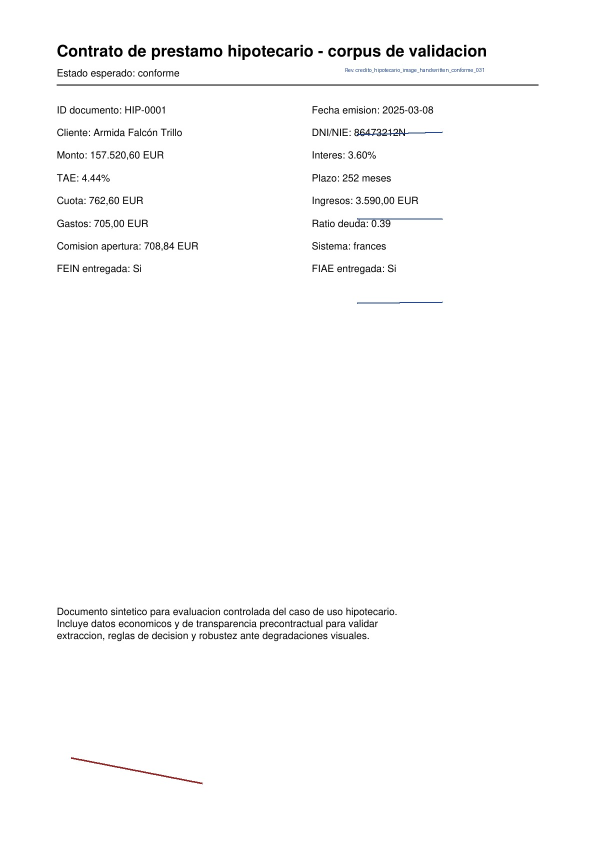
#> input picture data/sample_docs/caso_uso_1_auditoria_hipotecaria/image_handwritten/conforme/credito_hipotecario_image_handwritten_conforme_031.jpg, 1191 x 1684 px (shown at 1/2 size)
$ python -i generate_experiment_variants.py   (imports and definitions only)
#> lines starting #> are read from the running program, lines starting #| are printed output that depends on the picture
#> further down, picture is the input picture: PIL image 1191x1684 RGB; mean R, G, B 250.7, 250.7, 250.8
from __future__ import annotations

"""
Genera variantes visuales para el experimento de 120 pruebas.

Capacidades:
- Rasteriza PDFs si PyMuPDF (`fitz`) esta disponible.
- Acepta tambien imagenes fuente.
- Genera automaticamente variantes conformes:
  - scanned_blurry_pdf
  - image_photo
  - image_handwritten
- Para casos no conformes, crea un borrador visual opcional y deja marcada la necesidad
  de ajuste semantico y de ground truth antes de evaluarlos.

Uso recomendado:
    py generate_experiment_variants.py
    py generate_experiment_variants.py --include-non-compliant-drafts
"""

import argparse
import json
import random
from pathlib import Path
from typing import Any

from PIL import Image, ImageChops, ImageDraw, ImageEnhance, ImageFilter, ImageOps


ROOT = Path(__file__).resolve().parent
RANDOM = random.Random(120)

try:
    import fitz  # type: ignore
except ImportError:
    fitz = None


def load_manifest(path: Path) -> dict[str, Any]:
    return json.loads(path.read_text(encoding="utf-8"))


def save_manifest(path: Path, payload: dict[str, Any]) -> None:
    path.write_text(json.dumps(payload, ensure_ascii=False, indent=2), encoding="utf-8")


# [16 lines left out: function load_image_from_source, not called in this run]


def add_noise(image: Image.Image, amount: int = 18) -> Image.Image:
    noise = Image.effect_noise(image.size, amount).convert("L")
    noise_rgb = Image.merge("RGB", (noise, noise, noise))
    return ImageChops.add_modulo(image, noise_rgb)


def simulate_scan_blur(image: Image.Image) -> Image.Image:
    img = image.convert("L").convert("RGB")
    img = ImageEnhance.Contrast(img).enhance(0.78)
    img = ImageEnhance.Brightness(img).enhance(1.03)
    img = img.filter(ImageFilter.GaussianBlur(radius=1.4))
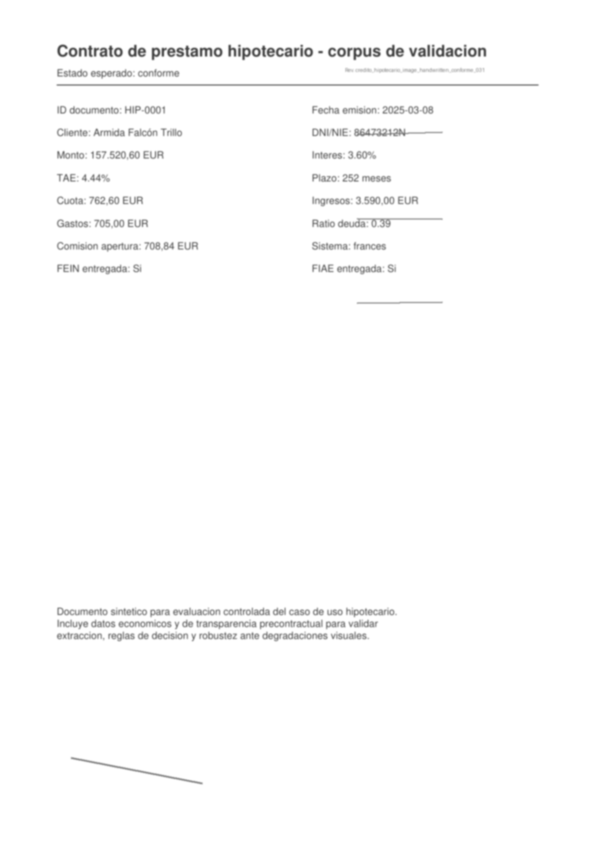
#> img: PIL image 1191x1684 RGB (shown at 1/2 size); min 64, max 255, mean 251.8
    img = add_noise(img, amount=10)
#> in add_noise, `noise = Image.effect_noise(image.size, amount).convert("L")`:
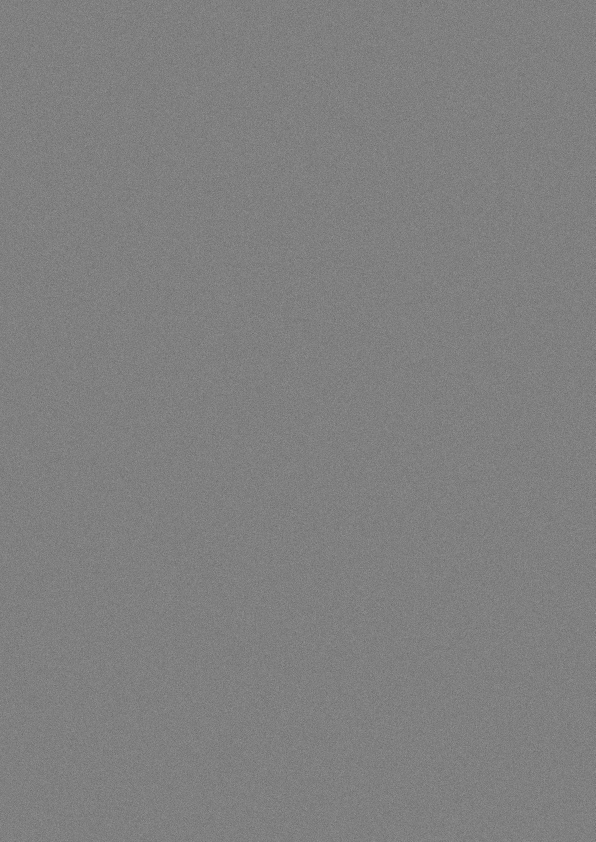
#> noise: PIL image 1191x1684 L (shown at 1/2 size); min 74, max 174, mean 127.5
#> in add_noise, `return ImageChops.add_modulo(image, noise_rgb)`:
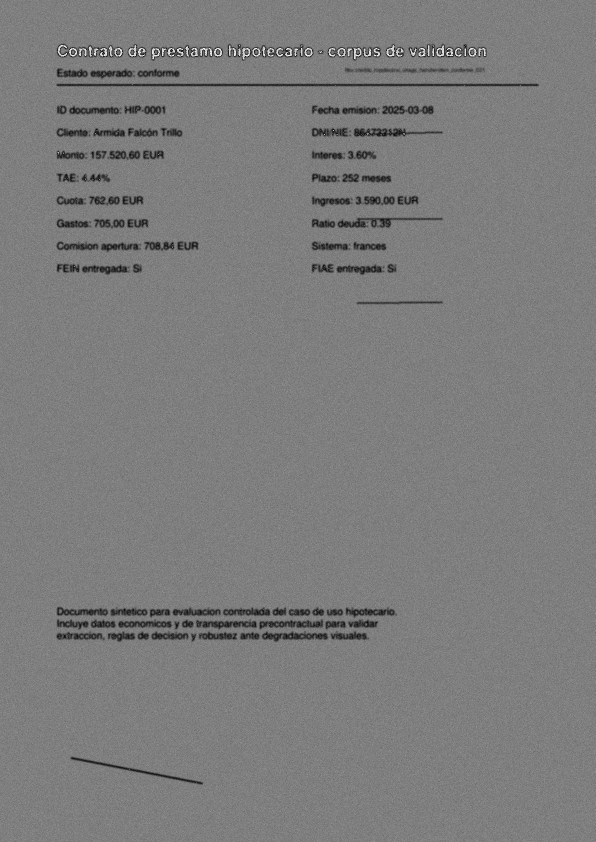
#> returned value: PIL image 1191x1684 RGB (shown at 1/2 size); min 0, max 255, mean 124
    return img


# [161 lines left out: functions simulate_photo, simulate_handwritten, save_variant, build_variant_image, copy_ground_truth_if_missing, process_case and 2 more, not called in this run]


# [2 lines not run here, left out]

>>> from PIL import Image
>>> picture = Image.open('data/sample_docs/caso_uso_1_auditoria_hipotecaria/image_handwritten/conforme/credito_hipotecario_image_handwritten_conforme_031.jpg')
>>> result = simulate_scan_blur(picture)
